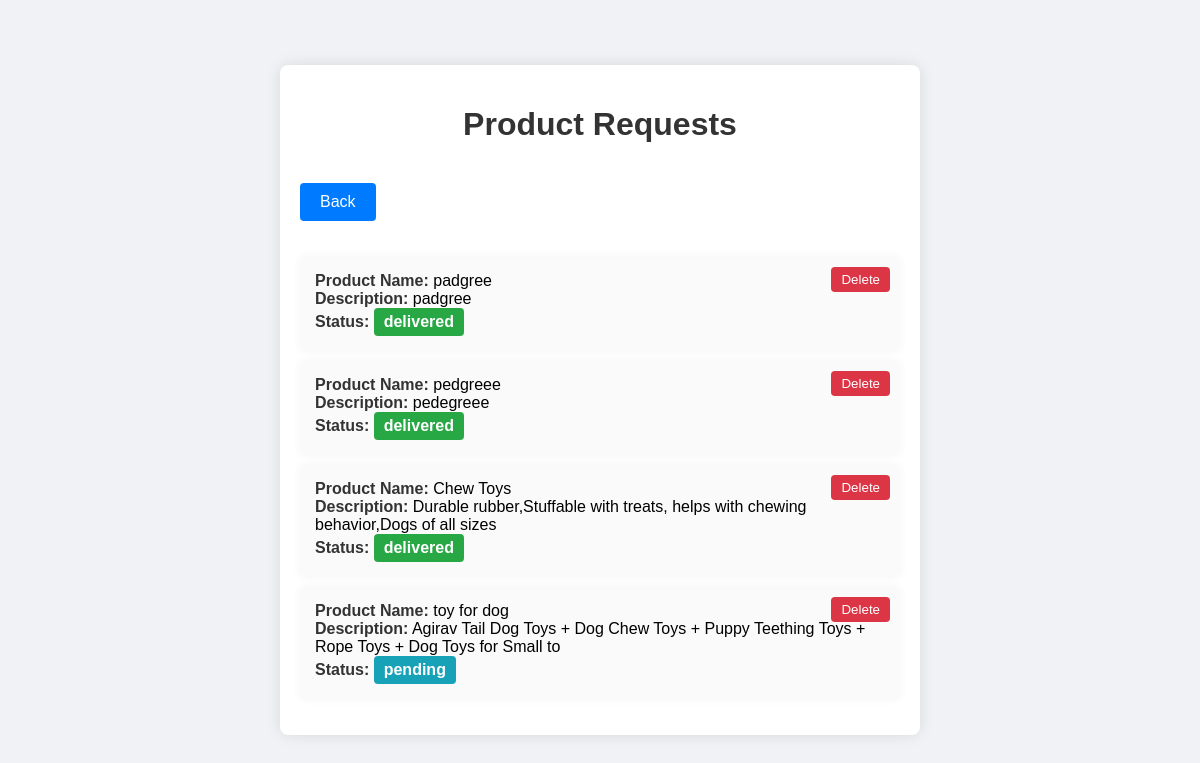
Page /view_requests/ (signed in) on the committed database.
### grocery/models.py (models this page shows)
class ProductRequest(models.Model):
    product_name = models.CharField(max_length=100)
    description = models.TextField()
    status = models.CharField(max_length=20, default='pending')

### grocery/views.py (the view)
# urls.py: path('view_requests/', views.view_requests, name='view_requests'),
@login_required
def view_requests(request):
    product_requests = ProductRequest.objects.all()
    return render(request, 'view_requests.html', {'product_requests': product_requests})

### grocery/templates/view_requests.html (shortened to what this page needs)
<!DOCTYPE html>
<html lang="en">
<head>
</head>
<body>
    <div class="container">
        <h1>Product Requests</h1>
        <a href="javascript:history.back()" class="back-btn">Back</a>
        <ul id="product-requests-list">
            {% for request in product_requests %}
                <li id="request-{{ request.id }}">
                    <strong>Product Name:</strong> {{ request.product_name }}<br>
                    <strong>Description:</strong> {{ request.description }}<br>
                    <strong>Status:</strong>
                    <span class="status {% if request.status == 'processing' %}status-processing{% elif request.status == 'delivered' %}status-delivered{% else %}status-pending{% endif %}">
                        {{ request.status }}
                    </span><br>
                    <button class="delete-btn" data-id="{{ request.id }}">Delete</button>
                </li>
            {% endfor %}
        </ul>
    </div>
</body>
</html>

### grocery/templates/view_requests.html (style rules this page uses)
body { font-family: Arial, sans-serif; background-color: #f0f2f5; display: flex; justify-content: center; align-items: center; height: 100vh; margin: 0; }
.container { background-color: #fff; padding: 20px; border-radius: 8px; box-shadow: 0 0 15px rgba(0, 0, 0, 0.1); max-width: 600px; width: 100%; }
h1 { text-align: center; color: #333; margin-bottom: 20px; }
ul { list-style-type: none; padding: 0; }
li { background-color: #fafafa; margin-bottom: 10px; padding: 15px; border-radius: 5px; box-shadow: 0 0 10px rgba(0, 0, 0, 0.05); position: relative; }
strong { color: #333; }
.status { display: inline-block; padding: 5px 10px; border-radius: 4px; font-weight: bold; }
.status-delivered { background-color: #28a745; color: #fff; }
.status-pending { background-color: #17a2b8; color: #fff; }
.delete-btn { background-color: #dc3545; color: #fff; border: none; padding: 5px 10px; border-radius: 4px; cursor: pointer; position: absolute; top: 10px; right: 10px; }
.back-btn { display: inline-block; margin: 20px 0; padding: 10px 20px; background-color: #007bff; color: white; text-align: center; border-radius: 4px; text-decoration: none; font-size: 16px; }

### rows in the picture
ProductRequest: product_name "padgree", description "padgree", status "delivered"
ProductRequest: product_name "pedgreee", description "pedegreee", status "delivered"
ProductRequest: product_name "Chew Toys", description "Durable rubber,Stuffable with treats, helps with chewing behavior,Dogs of all sizes", status "delivered"
ProductRequest: product_name "toy for dog", description "Agirav Tail Dog Toys + Dog Chew Toys + Puppy Teething Toys + Rope Toys + Dog Toys for Small to", status "pending"
